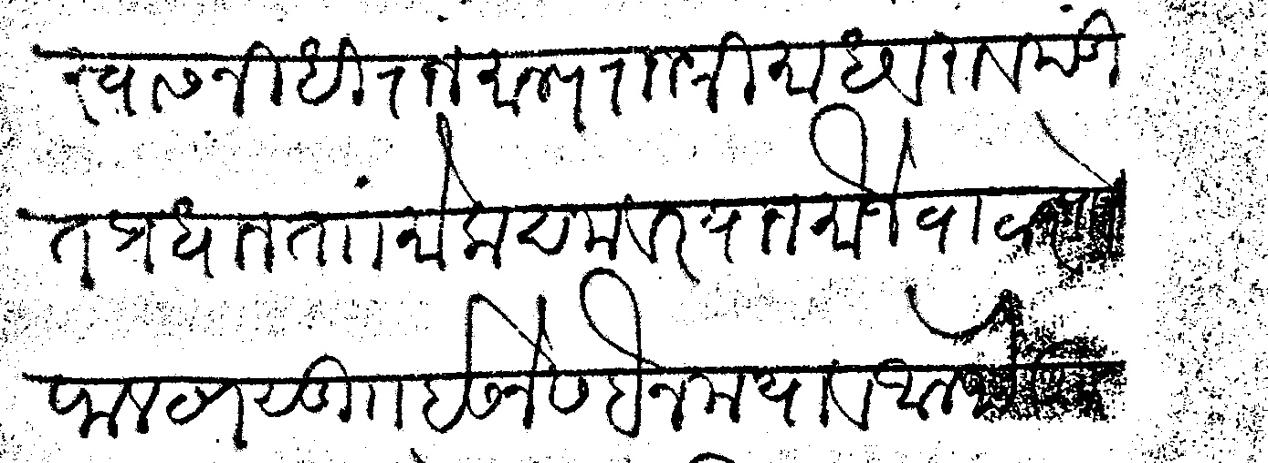
#> input picture showcase/images/MT-001.png, 1268 x 463 px; its folder holds only this picture in this run
$ python -i stages.py   (imports and definitions only)
#> lines starting #> are read from the running program, lines starting #| are printed output that depends on the picture; after the words box and inside, x2 and y2 are one past the last pixel; in counts of white or black regions, pixels touching at a corner belong together
#> further down, picture is the input picture: shape (463, 1268); min 0, max 255, mean 215.4
"""
Individual OpenCV restoration stages.

Each stage is a pure function: takes a numpy image array (and optional params),
returns a numpy image array. No FastAPI, database, or model dependencies.

Colour convention: images flow through the pipeline as BGR (OpenCV default)
until grayscale conversion, after which they are single-channel uint8.
"""

import logging
from dataclasses import dataclass, field
from typing import Any

import cv2
import numpy as np

logger = logging.getLogger(__name__)


# ---------------------------------------------------------------------------
# Stage result wrapper
# ---------------------------------------------------------------------------
@dataclass
class StageResult:
    """Result from a single restoration stage."""
    name: str
    image: np.ndarray
    metadata: dict[str, Any] = field(default_factory=dict)


# ---------------------------------------------------------------------------
# Stage 1 — Image validation / inspection
# ---------------------------------------------------------------------------
# [169 lines left out: functions validate_image, convert_grayscale, denoise, enhance_contrast, adaptive_threshold, otsu_threshold and 1 more, not called in this run]


# ---------------------------------------------------------------------------
# Stage 10 — Deskewing
# ---------------------------------------------------------------------------
def deskew(image: np.ndarray, max_angle: float = 15.0) -> StageResult:
    """Correct rotation from imperfect photography/scanning.

    Uses Hough line detection to estimate the dominant skew angle,
    then rotates the image to correct it. Limits correction to
    ±max_angle degrees to avoid wild rotations on noisy images.
    """
#> called with max_angle = 15
    if image.ndim != 2:
        raise ValueError("deskew expects a single-channel image.")

    # Work on a binarized copy for line detection
    _, thresh = cv2.threshold(image, 0, 255, cv2.THRESH_BINARY_INV + cv2.THRESH_OTSU)
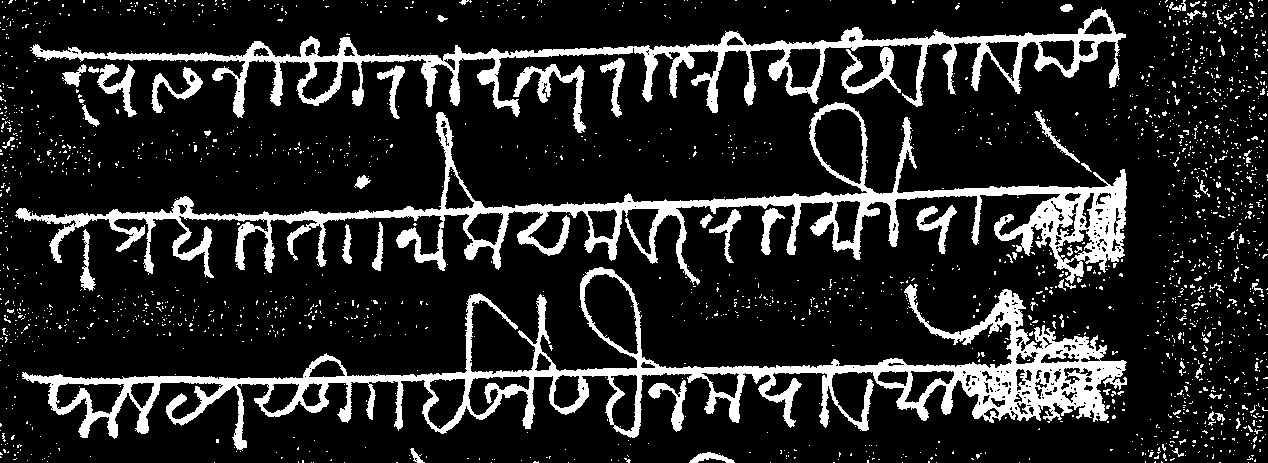
#> thresh: shape (463, 1268); 15.4% white; 2071 white regions (1992 under 20 px), largest, box (x1, y1, x2, y2) and area: (22, 267, 1127, 451) 30430, (15, 102, 1127, 285) 25301, (30, 7, 1126, 118) 17174

    # Detect lines via Hough transform
    lines = cv2.HoughLinesP(
        thresh, 1, np.pi / 180,
        threshold=100, minLineLength=image.shape[1] // 4, maxLineGap=10,
    )
#> lines = 17 rows, first 6: [40, 383, 1124, 364], [177, 220, 1125, 186], [32, 382, 1125, 363], [218, 220, 1125, 189], [430, 373, 928, 364], [50, 384, 1125, 365]

    if lines is None or len(lines) == 0:
        logger.info("deskew: no lines detected, skipping rotation")
        return StageResult(
            name="deskewed", image=image.copy(),
            metadata={"skew_angle": 0.0, "lines_detected": 0},
        )

    # Compute angles of detected lines
    angles = []
    for line in lines:
        x1, y1, x2, y2 = line.flatten()[:4]
        dx = x2 - x1
        dy = y2 - y1
        if abs(dx) > 0:
            angle = np.degrees(np.arctan2(dy, dx))
            # Only consider near-horizontal lines (within ±max_angle of 0°)
            if abs(angle) <= max_angle:
                angles.append(angle)
#> this loop made 17 passes
#> (x1, y1, x2, y2, dx, dy, angle) on passes 1 to 12: (40, 383, 1124, 364, 1084, -19, -1), (177, 220, 1125, 186, 948, -34, -2.05), (32, 382, 1125, 363, 1093, -19, -0.996), (218, 220, 1125, 189, 907, -31, -1.96), (430, 373, 928, 364, 498, -9, -1.04), (50, 384, 1125, 365, 1075, -19, -1.01), (337, 61, 1125, 34, 788, -27, -1.96), (290, 214, 668, 201, 378, -13, -1.97), (243, 221, 1125, 190, 882, -31, -2.01), (275, 62, 1122, 33, 847, -29, -1.96), (273, 61, 1083, 33, 810, -28, -1.98), (529, 377, 1124, 366, 595, -11, -1.06)
#> after the loop, angles = [-1, -2.05, -0.996, -1.96, -1.04, -1.01, -1.96, -1.97, -2.01, -1.96, -1.98, -1.06, -1.93, -1.9, -1.94, -1.92, -0.911]

    if not angles:
        logger.info("deskew: no near-horizontal lines found, skipping rotation")
        return StageResult(
            name="deskewed", image=image.copy(),
            metadata={"skew_angle": 0.0, "lines_detected": len(lines)},
        )

    # Median angle is more robust to outliers than mean
    skew_angle = float(np.median(angles))
#> skew_angle = -1.93

    # Rotate the image to correct the skew
    h, w = image.shape
#> h = 463; w = 1268
    center = (w // 2, h // 2)
#> center = (634, 231)
    rotation_matrix = cv2.getRotationMatrix2D(center, skew_angle, 1.0)
#> rotation_matrix = [[0.999, -0.0337, 8.14], [0.0337, 0.999, -21.22]]
    deskewed = cv2.warpAffine(
        image, rotation_matrix, (w, h),
        flags=cv2.INTER_LINEAR, borderMode=cv2.BORDER_REPLICATE,
    )
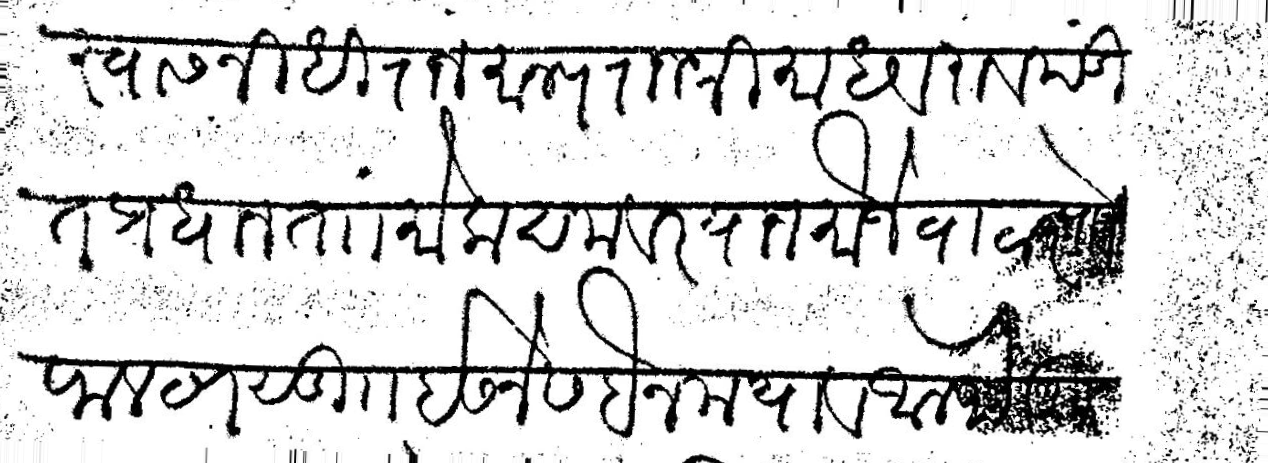
#> deskewed: shape (463, 1268); min 0, max 255, mean 215.5

    logger.info("deskew: corrected %.2f° (from %d lines, %d near-horizontal)",
                skew_angle, len(lines), len(angles))
    return StageResult(
        name="deskewed", image=deskewed,
        metadata={"skew_angle": skew_angle, "lines_detected": len(lines),
                  "near_horizontal_lines": len(angles)},
    )

>>> import cv2
>>> picture = cv2.imread('../../../showcase/images/MT-001.png', cv2.IMREAD_GRAYSCALE)
>>> result = deskew(picture)

$ run again, on showcase/images/MT-002.png
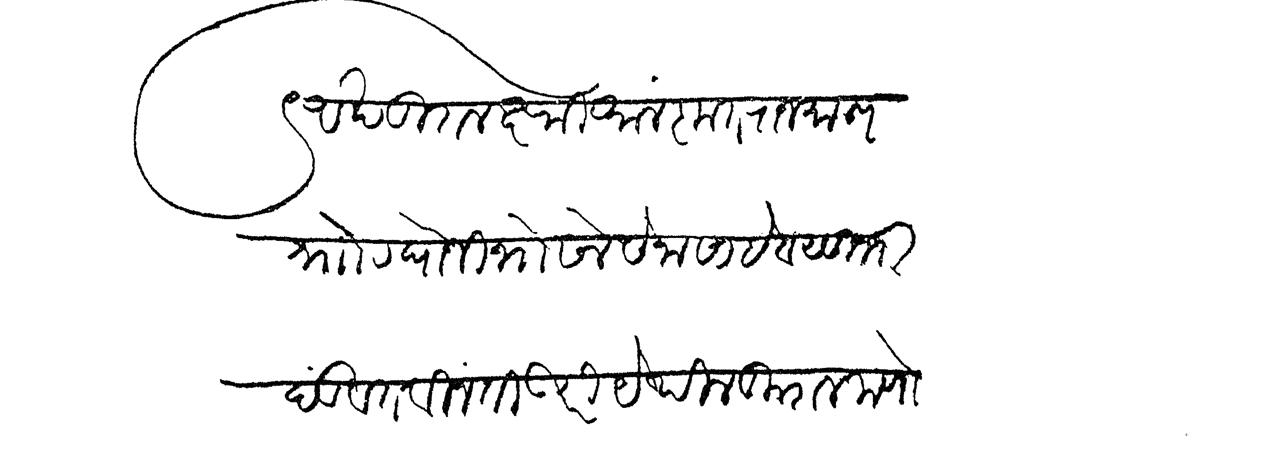
#> input picture showcase/images/MT-002.png, 1268 x 463 px
#> picture is the input picture: shape (463, 1268); min 0, max 255, mean 242.7
#> in deskew, `_, thresh = cv2.threshold(image, 0, 255, cv2.THRESH_BINARY_INV + cv2.T..`:
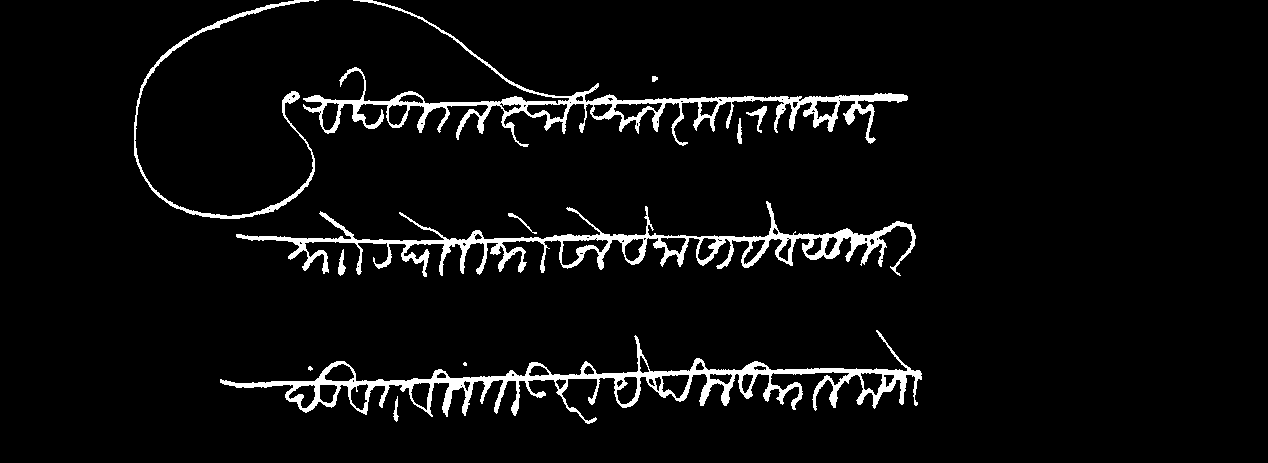
#> thresh: shape (463, 1268); 4.9% white; 12 white regions (2 under 20 px), largest, box (x1, y1, x2, y2) and area: (220, 330, 922, 424) 9607, (236, 201, 916, 277) 8565, (303, 0, 908, 147) 8116
#> lines = [[222, 383, 661, 376], [431, 378, 919, 370], [558, 100, 906, 100], [343, 242, 743, 236], [229, 385, 567, 379], [506, 375, 887, 369], [335, 242, 685, 235], [322, 103, 681, 103], [224, 384, 624, 377]]
#> the loop in deskew, `for line in lines:` made 9 passes
#> (x1, y1, x2, y2, dx, dy, angle) on passes 1 to 8: (222, 383, 661, 376, 439, -7, -0.914), (431, 378, 919, 370, 488, -8, -0.939), (558, 100, 906, 100, 348, 0, 0), (343, 242, 743, 236, 400, -6, -0.859), (229, 385, 567, 379, 338, -6, -1.02), (506, 375, 887, 369, 381, -6, -0.902), (335, 242, 685, 235, 350, -7, -1.15), (322, 103, 681, 103, 359, 0, 0)
#> after the loop in deskew, `for line in lines:`: angles = [-0.914, -0.939, 0, -0.859, -1.02, -0.902, -1.15, 0, -1]
#> skew_angle = -0.914
#> rotation_matrix = [[1, -0.0159, 3.76], [0.0159, 1, -10.08]]
#> in deskew, `deskewed = cv2.warpAffine( image, rotation_matrix, (w, h), flags=cv2.I..`:
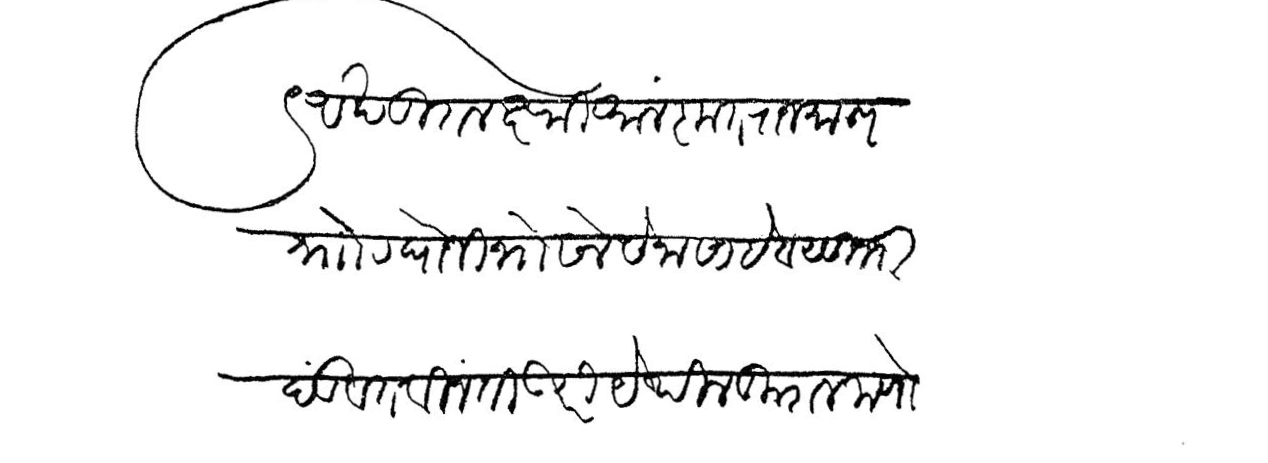
#> deskewed: shape (463, 1268); min 0, max 255, mean 242.8

$ run again, on showcase/images/MT-003.png
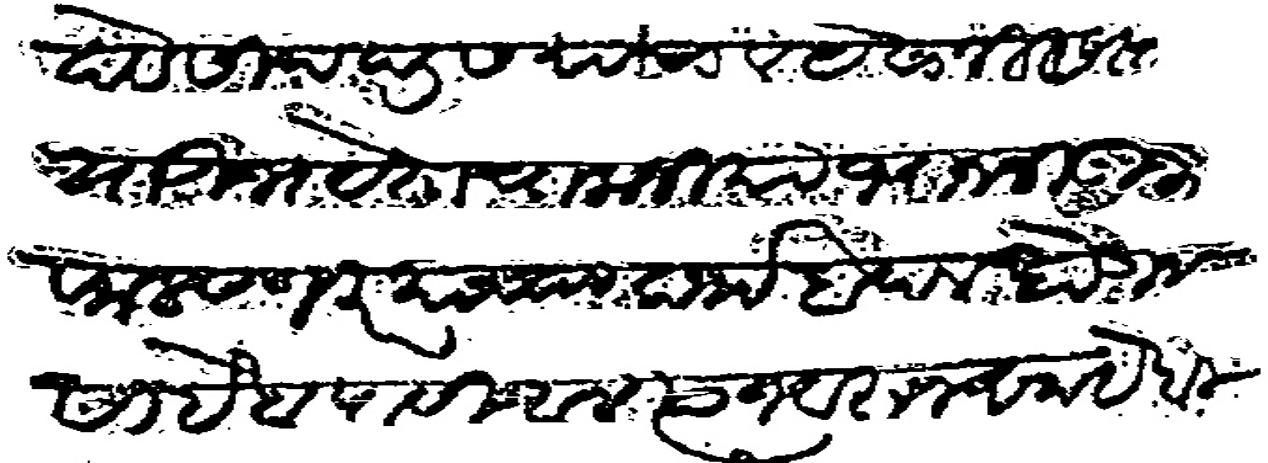
#> input picture showcase/images/MT-003.png, 1268 x 463 px
#> picture is the input picture: shape (463, 1268); min 0, max 255, mean 194.2
#> in deskew, `_, thresh = cv2.threshold(image, 0, 255, cv2.THRESH_BINARY_INV + cv2.T..`:
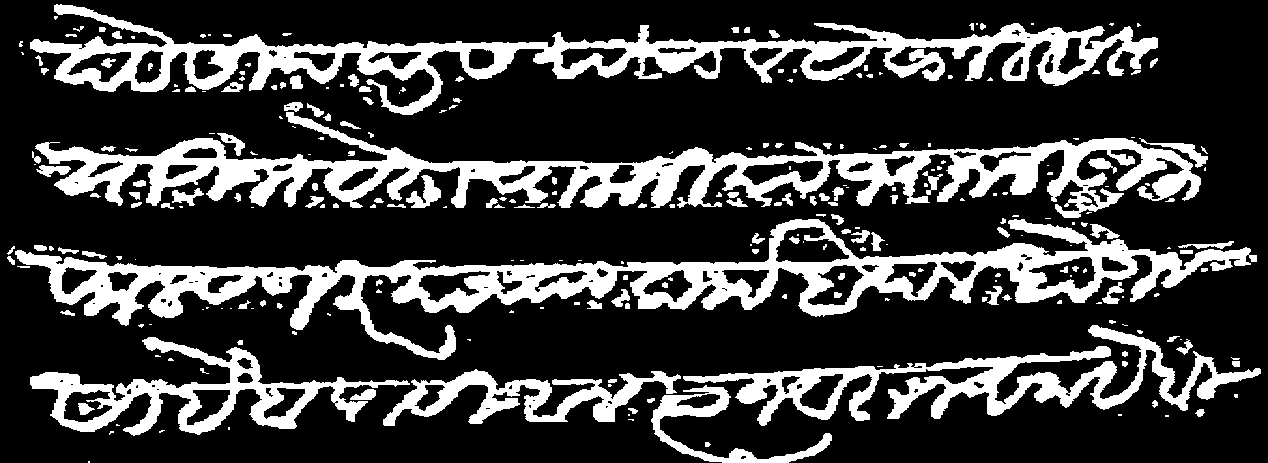
#> thresh: shape (463, 1268); 23.9% white; 278 white regions (128 under 20 px), largest, box (x1, y1, x2, y2) and area: (15, 219, 1257, 360) 36495, (35, 112, 1201, 218) 33575, (30, 4, 1158, 115) 27979
#> lines = 23 rows, first 6: [32, 156, 618, 167], [30, 47, 852, 47], [122, 273, 611, 265], [138, 275, 1078, 258], [187, 276, 963, 262], [416, 44, 998, 44]
#> the loop in deskew, `for line in lines:` made 23 passes
#> (x1, y1, x2, y2, dx, dy, angle) on passes 1 to 8: (32, 156, 618, 167, 586, 11, 1.08), (30, 47, 852, 47, 822, 0, 0), (122, 273, 611, 265, 489, -8, -0.937), (138, 275, 1078, 258, 940, -17, -1.04), (187, 276, 963, 262, 776, -14, -1.03), (416, 44, 998, 44, 582, 0, 0), (95, 273, 609, 264, 514, -9, -1), (19, 46, 995, 46, 976, 0, 0)
#> after the loop in deskew, `for line in lines:`: angles = [1.08, 0, -0.937, -1.04, -1.03, 0, -1, 0, -1.91, 0, 0, 0, -0.909, 1.05, -1.06, -1, 1.05, 1.04, 0, 0, -1.08, -1.12, 0]
#> skew_angle = 0
#> rotation_matrix = [[1, 0, 0], [0, 1, 0]]

$ run again, on showcase/images/MT-004.png
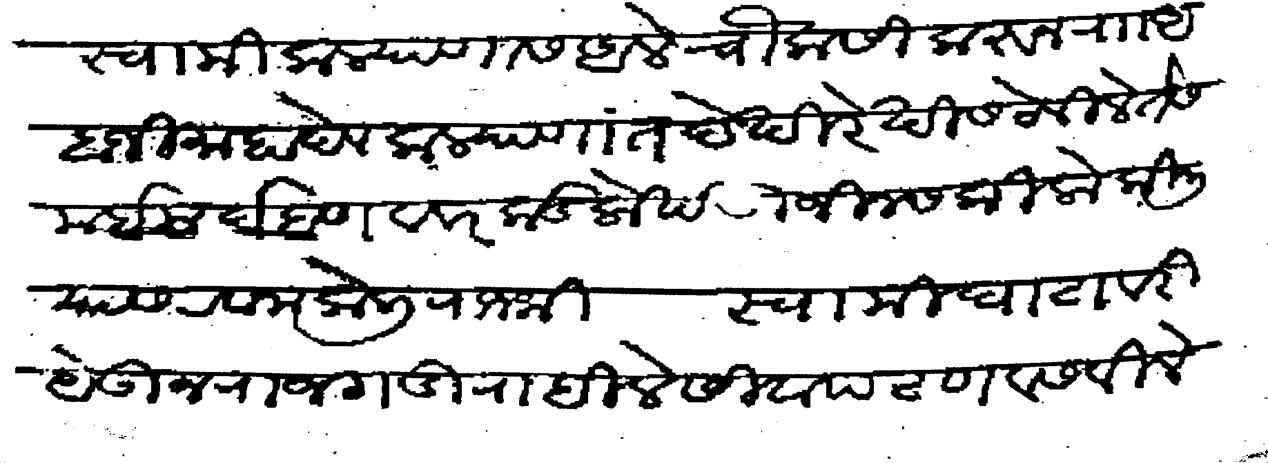
#> input picture showcase/images/MT-004.png, 1268 x 463 px
#> picture is the input picture: shape (463, 1268); min 0, max 255, mean 209.8
#> in deskew, `_, thresh = cv2.threshold(image, 0, 255, cv2.THRESH_BINARY_INV + cv2.T..`:
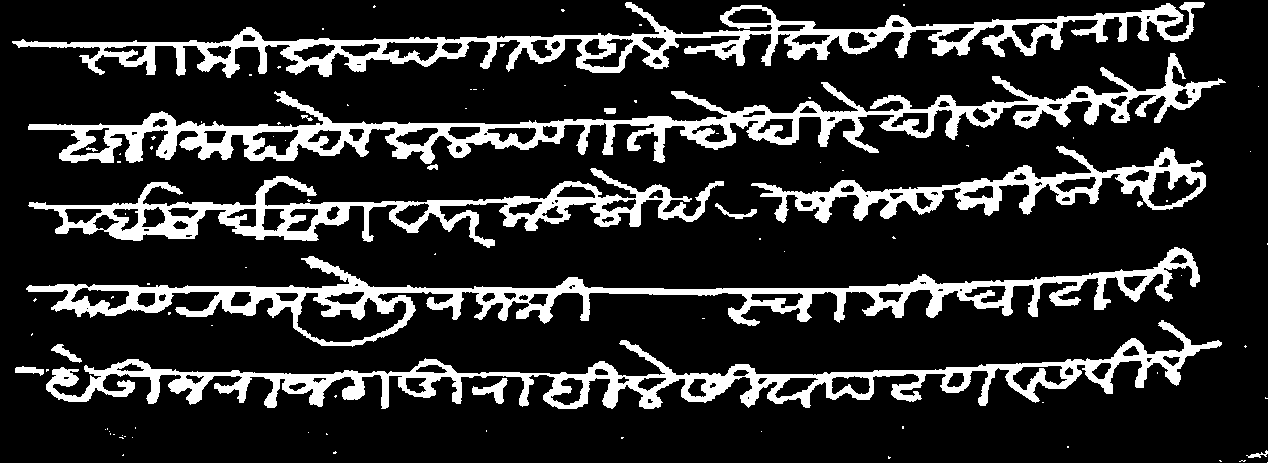
#> thresh: shape (463, 1268); 17.8% white; 93 white regions (77 under 20 px), largest, box (x1, y1, x2, y2) and area: (28, 53, 1226, 164) 23496, (26, 247, 1200, 347) 19582, (46, 320, 1222, 409) 19431
#> lines = 14 rows, first 6: [18, 46, 915, 31], [26, 289, 971, 289], [147, 46, 710, 36], [26, 288, 663, 288], [89, 290, 917, 290], [109, 129, 484, 123]
#> the loop in deskew, `for line in lines:` made 14 passes
#> (x1, y1, x2, y2, dx, dy, angle) on passes 1 to 8: (18, 46, 915, 31, 897, -15, -0.958), (26, 289, 971, 289, 945, 0, 0), (147, 46, 710, 36, 563, -10, -1.02), (26, 288, 663, 288, 637, 0, 0), (89, 290, 917, 290, 828, 0, 0), (109, 129, 484, 123, 375, -6, -0.917), (89, 208, 707, 198, 618, -10, -0.927), (549, 376, 889, 376, 340, 0, 0)
#> after the loop in deskew, `for line in lines:`: angles = [-0.958, 0, -1.02, 0, 0, -0.917, -0.927, 0, -3.11, 0, 0, 0, 0, -0.911]
#> skew_angle = 0
#> rotation_matrix = [[1, 0, 0], [0, 1, 0]]
